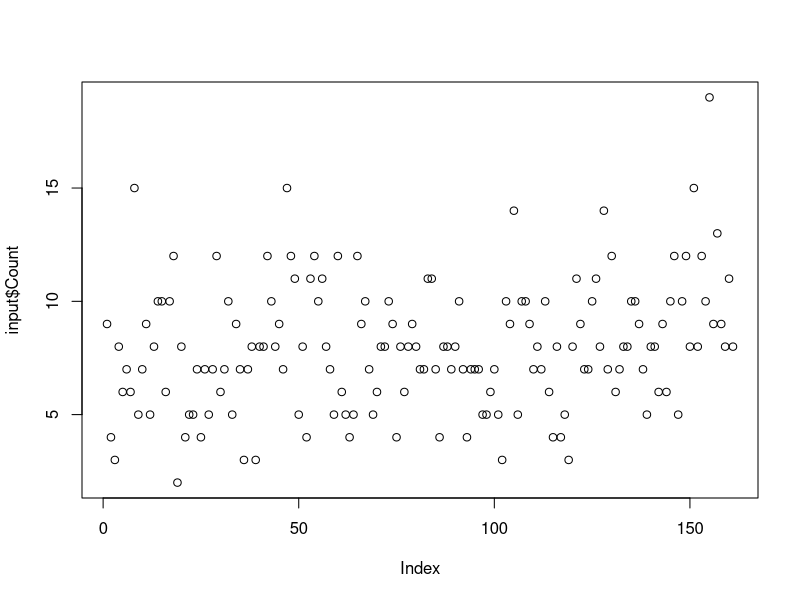
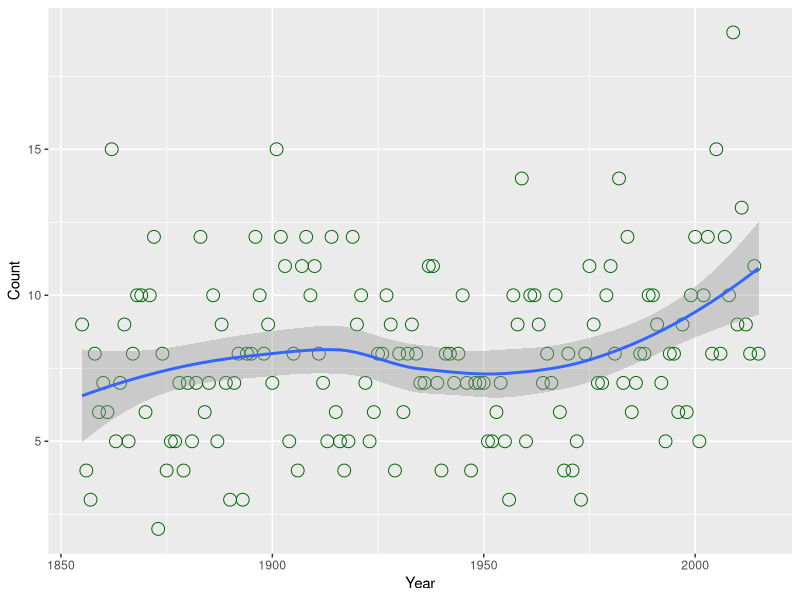

These figures' R source, in order:
library(dplyr)
library(ggplot2)

dataw <- read.csv("data/melbourne.csv", header = TRUE)

input <- dataw %>%
        filter(Month == 11) %>%
        filter (Max >= 25 ) %>%
        group_by(Year) %>%
        summarise(Count = n())
        
input

plot(input$Count)

plot <- ggplot(input, aes(x=Year, y = Count)) +
        geom_point(size=4, shape=21, colour = "darkgreen") +
        geom_smooth(method=loess)
plot

